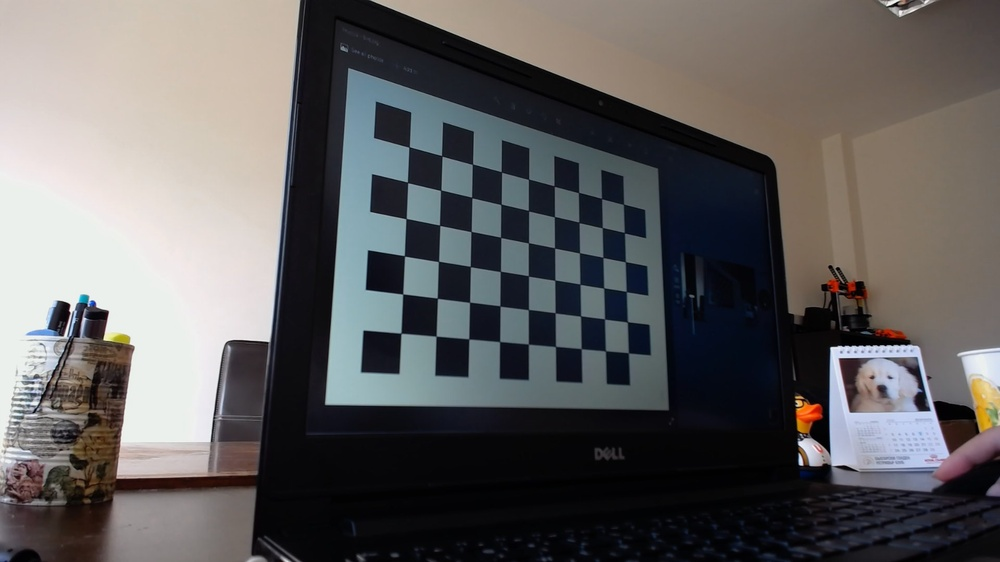
#> input picture data/9x6/Logitech/image.jpg, 1000 x 562 px, shrunk from 1920 x 1080 before the run; its folder holds only this picture in this run
$ python calibratingcamera.py   (older library calls are emulated)
#> lines starting #> are read from the running program, lines starting #| are printed output that depends on the picture
from __future__ import print_function, division
import os
import glob
import sys, argparse
import pprint
import numpy as np
import cv2
from scipy import optimize as opt
import matplotlib.pyplot as plt

'''
python 2 -> xrange
python 3 -> range
'''

xrange = range

np.set_printoptions(suppress=True)
puts = pprint.pprint

DATA_DIR = "../data/9x6/Logitech/"
#DATA_DIR = "../data/8x5/"
DEBUG_DIR = "../data/debug_9x6/Logitech/"
#DEBUG_DIR = "../data/debug_8x5/"
PATTERN_SIZE = (9, 6)
#PATTERN_SIZE = (8, 5)
SQUARE_SIZE = 1.0 #

def show_image(string, image):
    cv2.imshow(string, image)
    cv2.waitKey()

    #hqdefault.jpg, imageto.jpg,

def get_camera_images():
    images = [each for each in glob.glob(DATA_DIR + "*.jpg")]
    #images = [each for each in glob.glob(DATA_DIR + "image41.jpg")]
    images = sorted(images)
    for each in images:
        yield (each, cv2.imread(each, 0))
    # yield [(each, cv2.imread(each, 0)) for each in images]

def getChessboardCorners(images = None, visualize=False):
    objp = np.zeros((PATTERN_SIZE[1]*PATTERN_SIZE[0], 3), dtype=np.float64)
    # objp[:,:2] = np.mgrid[0:PATTERN_SIZE[1], 0:PATTERN_SIZE[0]].T.reshape(-1, 2)
    objp[:, :2] = np.indices(PATTERN_SIZE).T.reshape(-1, 2)
    objp *= SQUARE_SIZE

    chessboard_corners = []
    image_points = []
    object_points = []
    correspondences = []
    ctr=0

    for (path, each) in get_camera_images(): #images:
        print("Processing Image : ", path)
        ret, corners = cv2.findChessboardCorners(each, patternSize=PATTERN_SIZE)
        if ret:
            print ("Chessboard Detected ")
            corners = corners.reshape(-1, 2)
            # corners = corners.astype(np.int)
            # corners = corners.astype(np.float64)
            if corners.shape[0] == objp.shape[0] :
                # print(objp[:,:-1].shape)
                image_points.append(corners)
                object_points.append(objp[:,:-1]) #append only World_X, World_Y. Because World_Z is ZERO. Just a simple modification for get_normalization_matrix
                assert corners.shape == objp[:, :-1].shape, "mismatch shape corners and objp[:,:-1]"
                correspondences.append([corners.astype(np.int), objp[:, :-1].astype(np.int)])
            if visualize:
                # Draw and display the corners
                ec = cv2.cvtColor(each, cv2.COLOR_GRAY2BGR)
                cv2.drawChessboardCorners(ec, PATTERN_SIZE, corners, ret)
                cv2.imwrite(DEBUG_DIR + str(ctr)+".png", ec)
                # show_image("mgri", ec)
        else:
            print ("Error in detection points", ctr)

        ctr+=1

    # sys.exit(1)
    return correspondences

def normalize_points(chessboard_correspondences):
    views = len(chessboard_correspondences)

    def get_normalization_matrix(pts, name="A"):
        pts = pts.astype(np.float64)
        x_mean, y_mean = np.mean(pts, axis=0)
        var_x, var_y = np.var(pts, axis=0)

        s_x , s_y = np.sqrt(2/var_x), np.sqrt(2/var_y)

        print("Matrix: {4} : meanx {0}, meany {1}, varx {2}, vary {3}, sx {5}, sy {6} ".format(x_mean, y_mean, var_x, var_y, name, s_x, s_y))

        n = np.array([[s_x, 0, -s_x*x_mean], [0, s_y, -s_y*y_mean], [0, 0, 1]])
        # print(n)

        n_inv = np.array([ [1./s_x ,  0 , x_mean], [0, 1./s_y, y_mean] , [0, 0, 1] ])
        return n.astype(np.float64), n_inv.astype(np.float64)


    ret_correspondences = []
    for i in xrange(views):
        imp, objp = chessboard_correspondences[i]
        N_x, N_x_inv = get_normalization_matrix(objp, "A")
        N_u, N_u_inv = get_normalization_matrix(imp, "B")
        # [5 lines of commented-out code are left out]
        hom_imp = np.array([ [[each[0]], [each[1]], [1.0]] for each in imp])
        hom_objp = np.array([ [[each[0]], [each[1]], [1.0]] for each in objp])


        normalized_hom_imp = hom_imp
        normalized_hom_objp = hom_objp

        for i in range(normalized_hom_objp.shape[0]):
            # 54 points. iterate one by onea
            # all points are homogeneous
            n_o = np.matmul(N_x,normalized_hom_objp[i])
            normalized_hom_objp[i] = n_o/n_o[-1]

            n_u = np.matmul(N_u,normalized_hom_imp[i])
            normalized_hom_imp[i] = n_u/n_u[-1]

        normalized_objp = normalized_hom_objp.reshape(normalized_hom_objp.shape[0], normalized_hom_objp.shape[1])
        normalized_imp = normalized_hom_imp.reshape(normalized_hom_imp.shape[0], normalized_hom_imp.shape[1])

        normalized_objp = normalized_objp[:,:-1]
        normalized_imp = normalized_imp[:,:-1]

        # print(normalized_imp)
        ret_correspondences.append((imp, objp, normalized_imp, normalized_objp, N_u, N_x, N_u_inv, N_x_inv))

    return ret_correspondences

def compute_view_based_homography(correspondence, reproj = False):
    """
    correspondence = (imp, objp, normalized_imp, normalized_objp, N_u, N_x, N_u_inv, N_x_inv)
    """
    image_points = correspondence[0]
    object_points = correspondence[1]
    normalized_image_points = correspondence[2]
    normalized_object_points = correspondence[3]
    N_u = correspondence[4]
    N_x = correspondence[5]
    N_u_inv = correspondence[6]
    N_x_inv = correspondence[7]

    N = len(image_points)
    print("Number of points in current view : ", N)

    M = np.zeros((2*N, 9), dtype=np.float64)
    print("Shape of Matrix M : ", M.shape)

    print("N_model\n", N_x)
    print("N_observed\n", N_u)

    # create row wise allotment for each 0-2i rows
    # that means 2 rows..
    for i in xrange(N):
        X, Y = normalized_object_points[i] #A
        u, v = normalized_image_points[i] #B

        row_1 = np.array([ -X, -Y, -1, 0, 0, 0, X*u, Y*u, u])
        row_2 = np.array([ 0, 0, 0, -X, -Y, -1, X*v, Y*v, v])
        M[2*i] = row_1
        M[(2*i) + 1] = row_2

        print ("p_model {0} \t p_obs {1}".format((X, Y), (u, v)))

    # M.h  = 0 . solve system of linear equations using SVD
    u, s, vh = np.linalg.svd(M)
    print("Computing SVD of M")
    # [4 lines of commented-out code are left out]

    h_norm = vh[np.argmin(s)]
    h_norm = h_norm.reshape(3, 3)
    # print("Normalized Homography Matrix : \n" , h_norm)
    print(N_u_inv)
    print(N_x)
    # h = h_norm
    h = np.matmul(np.matmul(N_u_inv,h_norm), N_x)

    # if abs(h[2, 2]) > 10e-8:
    h = h[:,:]/h[2, 2]

    print("Homography for View : \n", h )

    if reproj:
        reproj_error = 0
        for i in range(len(image_points)):
            t1 = np.array([[object_points[i][0]], [object_points[i][1]], [1.0]])
            t = np.matmul(h, t1).reshape(1, 3)
            t = t/t[0][-1]
            formatstring = "Imp {0} | ObjP {1} | Tx {2}".format(image_points[i], object_points[i], t)
            print(formatstring)
            reproj_error += np.sum(np.abs(image_points[i] - t[0][:-1]))
        reproj_error = np.sqrt(reproj_error/N)/100.0
        print("Reprojection error : ", reproj_error)

    return h

def minimizer_func(initial_guess, X, Y, h, N):
    # X : normalized object points flattened
    # Y : normalized image points flattened
    # h : homography flattened
    # N : number of points
    #
    x_j = X.reshape(N, 2)
    # Y = Y.reshape(N, 2)
    # h = h.reshape(3, 3)
    projected = [0 for i in xrange(2*N)]
    for j in range(N):
        x, y = x_j[j]
        w = h[6]*x + h[7]*y + h[8]
        # pts = np.matmul(np.array([ [h[0], h[1], h[2]] , [h[3], h[4], h[5]]]), np.array([ [x] , [y] , [1.]]))
        # pts = pts/float(w)
        # u, v = pts[0][0], pts[1][0]
        projected[2*j] = (h[0] * x + h[1] * y + h[2]) / w
        projected[2*j + 1] = (h[3] * x + h[4] * y + h[5]) / w

    # return projected
    return (np.abs(projected - Y))**2

def jac_function(initial_guess, X, Y, h, N):
    x_j = X.reshape(N, 2)
    jacobian = np.zeros( (2*N, 9) , np.float64)
    for j in range(N):
        x, y = x_j[j]
        sx = np.float64(h[0]*x + h[1]*y + h[2])
        sy = np.float64(h[3]*x + h[4]*y + h[5])
        w = np.float64(h[6]*x + h[7]*y + h[8])
        jacobian[2*j] = np.array([x/w, y/w, 1/w, 0, 0, 0, -sx*x/w**2, -sx*y/w**2, -sx/w**2])
        jacobian[2*j + 1] = np.array([0, 0, 0, x/w, y/w, 1/w, -sy*x/w**2, -sy*y/w**2, -sy/w**2])

    return jacobian

def refine_homographies(H, correspondences, skip=False):
    if skip:
        return H

    image_points = correspondence[0]
    object_points = correspondence[1]
    normalized_image_points = correspondence[2]
    normalized_object_points = correspondence[3]
    N_u = correspondence[4]
    N_x = correspondence[5]
    N_u_inv = correspondence[6]
    N_x_inv = correspondence[7]

    N = normalized_object_points.shape[0]
    X = object_points.flatten()
    Y = image_points.flatten()
    h = H.flatten()
    h_prime = opt.least_squares(fun=minimizer_func, x0=h, jac=jac_function, method="lm" , args=[X, Y, h, N], verbose=0)

    if h_prime.success:
        H =  h_prime.x.reshape(3, 3)
    H = H/H[2, 2]
    return H

def get_intrinsic_parameters(H_r):
    M = len(H_r)
    V = np.zeros((2*M, 6), np.float64)

    def v_pq(p, q, H):
        v = np.array([
                H[0, p]*H[0, q],
                H[0, p]*H[1, q] + H[1, p]*H[0, q],
                H[1, p]*H[1, q],
                H[2, p]*H[0, q] + H[0, p]*H[2, q],
                H[2, p]*H[1, q] + H[1, p]*H[2, q],
                H[2, p]*H[2, q]
            ])
        return v

    for i in range(M):
        H = H_r[i]
        V[2*i] = v_pq(p=0, q=1, H=H)
        V[2*i + 1] = np.subtract(v_pq(p=0, q=0, H=H), v_pq(p=1, q=1, H=H))

    # solve V.b = 0
    u, s, vh = np.linalg.svd(V)
    # print(u, "\n", s, "\n", vh)
    b = vh[np.argmin(s)]
    print("V.b = 0 Solution : ", b.shape)

    # according to zhangs method
    vc = (b[1]*b[3] - b[0]*b[4])/(b[0]*b[2] - b[1]**2)
    l = b[5] - (b[3]**2 + vc*(b[1]*b[2] - b[0]*b[4]))/b[0]
    alpha = np.sqrt((l/b[0]))
    beta = np.sqrt(((l*b[0])/(b[0]*b[2] - b[1]**2)))
    gamma = -1*((b[1])*(alpha**2) *(beta/l))
    uc = (gamma*vc/beta) - (b[3]*(alpha**2)/l)

    print([vc,
            l,
            alpha,
            beta,
            gamma,
        uc])

    A = np.array([
            [alpha, gamma, uc],
            [0, beta, vc],
            [0, 0, 1.0],
        ])
    print("Intrinsic Camera Matrix is :")
    print(A)
    return A

# images = get_camera_images()
chessboard_correspondences = getChessboardCorners(images=None, visualize = True)
#> in getChessboardCorners, `ret, corners = cv2.findChessboardCorners(each, patternSize=PATTERN_SIZE)`: ret = True; corners = 54 rows, first 8: [409, 146.9], [441.6, 155.5], [472.5, 164.1], [501.5, 171.9], [528.3, 179.2], [554.1, 186], [578.6, 192.6], [601.5, 198.5]
#> in getChessboardCorners, `ret, corners = cv2.findChessboardCorners(each, patternSize=PATTERN_SIZE)`:
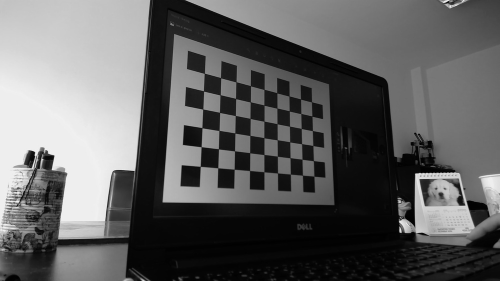
#> each: shape (562, 1000) (shown at 1/2 size); min 0, max 251, mean 96.5
#> in getChessboardCorners, `corners = corners.reshape(-1, 2)`: corners = 54 pairs, first value 401 to 628.4, second value 146.9 to 353
#> in getChessboardCorners, `cv2.drawChessboardCorners(ec, PATTERN_SIZE, corners, ret)`:
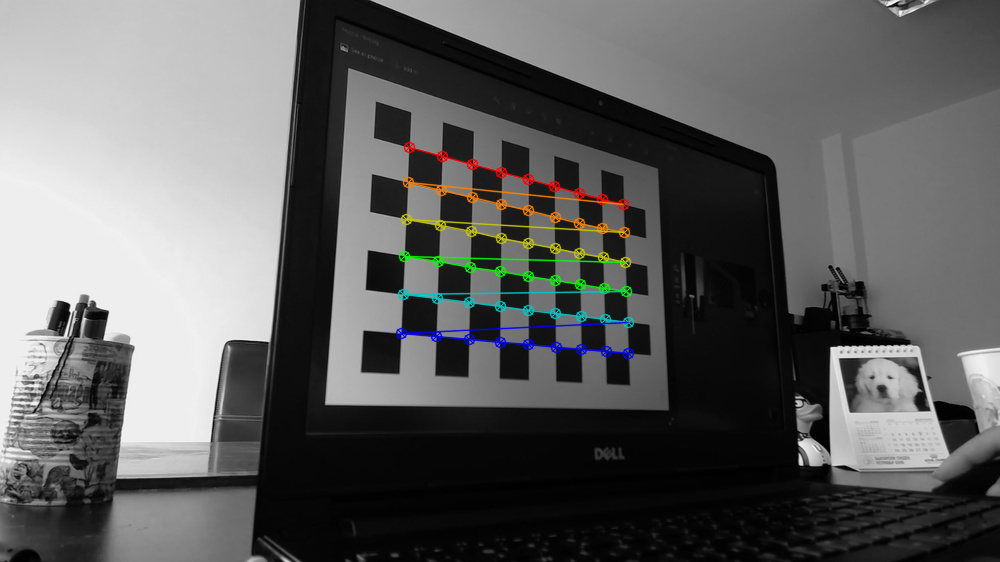
#> ec: shape (562, 1000, 3); mean B, G, R 96.6, 97.2, 96.9
#> chessboard_correspondences = 1 item
chessboard_correspondences_normalized = normalize_points(chessboard_correspondences)
#> in normalize_points, `views = len(chessboard_correspondences)`: views = 1
#> the loop in normalize_points, `for i in xrange(views):` made 1 pass
#> (N_x, N_x_inv) on pass 1: ([[0.548, 0, -2.19], [0, 0.828, -2.07], [0, 0, 1]], [[1.83, 0, 4], [0, 1.21, 2.5], [0, 0, 1]])
#> (printed output is left out)
#> after the loop in normalize_points, `for i in xrange(views):`: ret_correspondences = 1 item
#> chessboard_correspondences_normalized = 1 item

print("M = ", len(chessboard_correspondences_normalized), " view images")
#| M =  1  view images
print("N = ", len(chessboard_correspondences_normalized[0][0]),  " points per image")
#| N =  54  points per image

H = []
for correspondence in chessboard_correspondences_normalized:
    H.append(compute_view_based_homography(correspondence, reproj=0))
#> this loop made 1 pass
#> (N_u in compute_view_based_homography, N_x in compute_view_based_homography, N_u_inv in compute_view_based_homography, N_x_inv in compute_view_based_homography, N in compute_view_based_homography) on pass 1: ([[0.0199, 0, -10.39], [0, 0.0243, -6.28], [0, 0, 1]], [[0.548, 0, -2.19], [0, 0.828, -2.07], [0, 0, 1]], [[50.32, 0, 522.6], [0, 41.19, 258.9], [0, 0, 1]], [[1.83, 0, 4], [0, 1.21, 2.5], [0, 0, 1]], 54)
#> (printed output is left out)
#> pass 1, in compute_view_based_homography, `u, s, vh = np.linalg.svd(M)`:
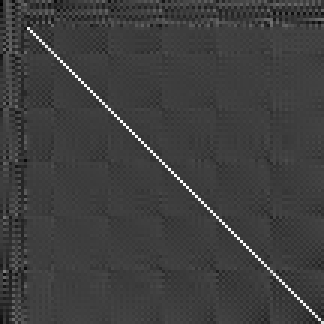
#> u: shape (108, 108) float64 (shown 3 times larger); min -0.319, max 0.975, mean -0.00136; drawn with min black and max white
#> after the loop, H = [[[47.03, -6.48, 408.5], [13.71, 33.16, 146.7], [0.0324, -0.0122, 1]]]

H_r = []
for i in range(len(H)):
    h_opt = refine_homographies(H[i], chessboard_correspondences_normalized[i], skip=False)
    H_r.append(h_opt)
#> after the loop, H_r has the same summary as H

A = get_intrinsic_parameters(H_r)
#> in get_intrinsic_parameters, `M = len(H_r)`: M = 1
#> the loop in get_intrinsic_parameters, `for i in range(M):` made 1 pass
#> after the loop in get_intrinsic_parameters, `for i in range(M):`: V = [[-304.5, 1470.6, 454.5, -0.783, 0.908, -0.000395], [2170.1, 1718.9, -911.3, 2.89, 1.7, 0.000904]]
#> in get_intrinsic_parameters, `u, s, vh = np.linalg.svd(V)`: u = [[0.223, 0.975], [0.975, -0.223]]; s = [2970.8, 1459.6]; vh = [[0.689, 0.674, -0.265, 0.000891, 0.000625, 2.67e-07], [-0.534, 0.72, 0.443, -0.000964, 0.000348, -4.02e-07], [0.489, -0.163, 0.857, 0.0003, -0.000144, 1.29e-07], [-0.00128, 0.000143, 0.000406, 1, 2.57e-07, -3.7e-10], [-0.000175, -0.000696, 0.000135, -4.35e-07, 1, -1.35e-10], [-4.62e-07, 1.31e-07, 1.38e-07, -2.94e-10, 1.26e-10, 1]]
#> in get_intrinsic_parameters, `b = vh[np.argmin(s)]`: b = [-0.534, 0.72, 0.443, -0.000964, 0.000348, -4.02e-07]
#> in get_intrinsic_parameters, `vc = (b[1]*b[3] - b[0]*b[4])/(b[0]*b[2] - b[1]**2)`: vc = 0.000674
#> in get_intrinsic_parameters, `l = b[5] - (b[3]**2 + vc*(b[1]*b[2] - b[0]*b[4]))/b[0]`: l = 0.000403
#> in get_intrinsic_parameters, `alpha = np.sqrt((l/b[0]))`: alpha = nan
#> in get_intrinsic_parameters, `beta = np.sqrt(((l*b[0])/(b[0]*b[2] - b[1]**2)))`: beta = 0.0169
#> in get_intrinsic_parameters, `gamma = -1*((b[1])*(alpha**2) *(beta/l))`: gamma = nan
#> in get_intrinsic_parameters, `A = np.array([ [alpha, gamma, uc], [0, beta, vc], [0, 0, 1.0], ])`: A = [[nan, nan, nan], [0, 0.0169, 0.000674], [0, 0, 1]]


cv2.destroyAllWindows()

$ run again, on data/9x6/Logitech/image12.jpg
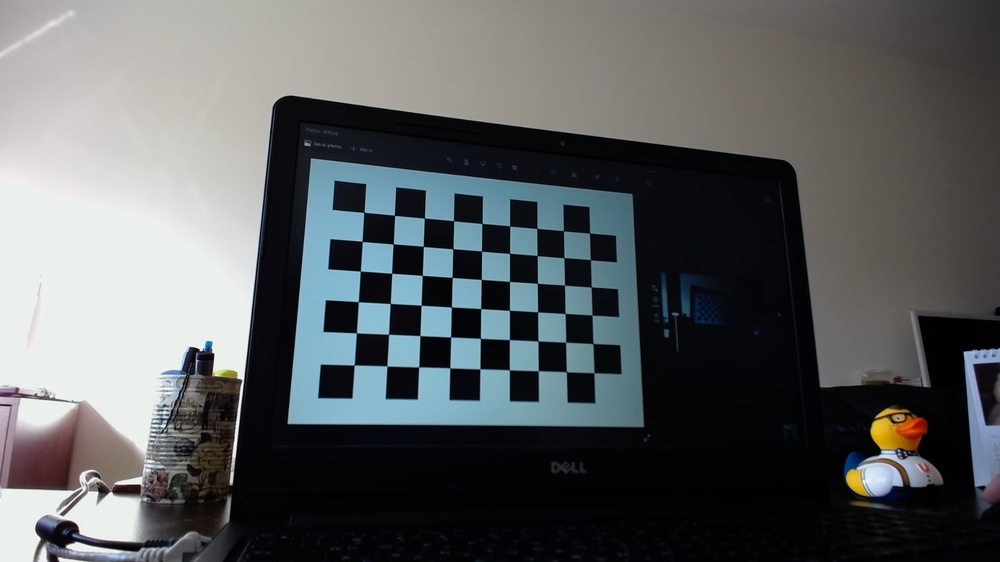
#> input picture data/9x6/Logitech/image12.jpg, 1000 x 562 px, shrunk from 1920 x 1080 before the run
#> in getChessboardCorners, `ret, corners = cv2.findChessboardCorners(each, patternSize=PATTERN_SIZE)`: ret = True; corners = 54 rows, first 8: [363.8, 212.4], [394.4, 215.3], [424.3, 218.1], [453.7, 220.7], [482.1, 223.5], [509.8, 226], [537, 228.5], [563.6, 230.8]
#> in getChessboardCorners, `corners = corners.reshape(-1, 2)`: corners = 54 pairs, first value 354.2 to 593.7, second value 212.4 to 372.8
#> in getChessboardCorners, `cv2.drawChessboardCorners(ec, PATTERN_SIZE, corners, ret)`:
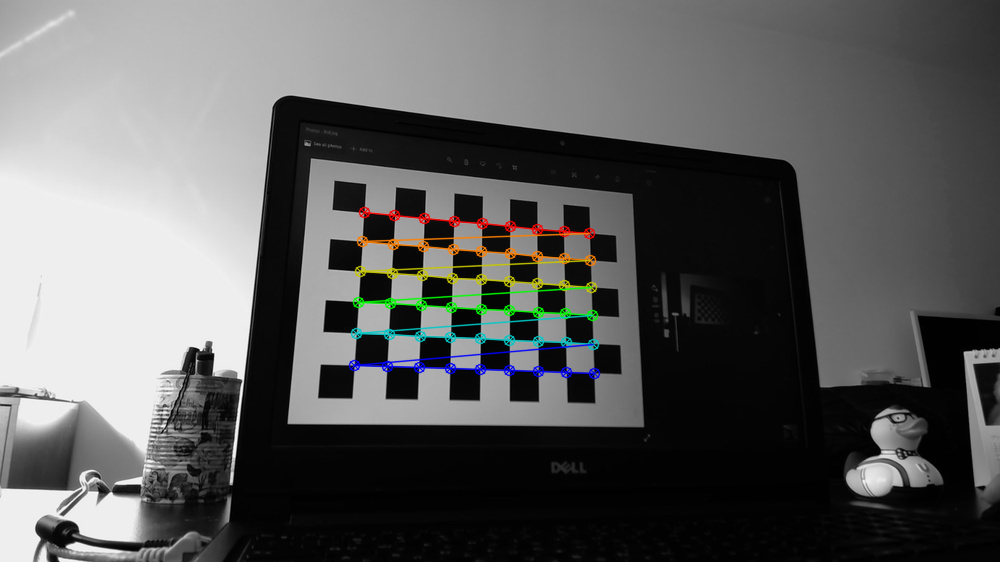
#> ec: shape (562, 1000, 3); mean B, G, R 93.8, 94.4, 94.1
#> chessboard_correspondences = 1 item
#> views = 1
#> the loop in normalize_points, `for i in xrange(views):` made 1 pass
#> (N_x, N_x_inv) on pass 1: ([[0.548, 0, -2.19], [0, 0.828, -2.07], [0, 0, 1]], [[1.83, 0, 4], [0, 1.21, 2.5], [0, 0, 1]])
#> (printed output is left out)
#> after the loop in normalize_points, `for i in xrange(views):`: ret_correspondences = 1 item
#| M =  1  view images
#| N =  54  points per image
#> the loop `for correspondence in chessboard_correspondences_normalized:` made 1 pass
#> (N_u in compute_view_based_homography, N_x in compute_view_based_homography, N_u_inv in compute_view_based_homography, N_x_inv in compute_view_based_homography, N in compute_view_based_homography, s in compute_view_based_homography) on pass 1: ([[0.0189, 0, -9.02], [0, 0.0283, -8.33], [0, 0, 1]], [[0.548, 0, -2.19], [0, 0.828, -2.07], [0, 0, 1]], [[53, 0, 478.2], [0, 35.34, 294.3], [0, 0, 1]], [[1.83, 0, 4], [0, 1.21, 2.5], [0, 0, 1]], 54, [25.5, 24.13, 17.96, 10.39, 10.39, 10.39, 5.8, 5.73, 0.0453])
#> (printed output is left out)
#> pass 1, in compute_view_based_homography, `u, s, vh = np.linalg.svd(M)`:
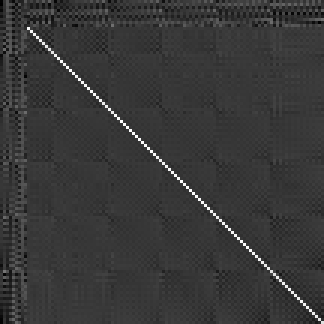
#> u: shape (108, 108) float64 (shown 3 times larger); min -0.277, max 0.975, mean -9.34e-06; drawn with min black and max white
#> after the loop `for correspondence in chessboard_correspondences_normalized:`: H = [[[35.35, -6.25, 363.7], [5.42, 26.06, 212.1], [0.0122, -0.0121, 1]]]
#> the loop `for i in range(len(H)):` made 1 pass
#> (N_u in refine_homographies, N_x in refine_homographies, N_u_inv in refine_homographies, N_x_inv in refine_homographies, N in refine_homographies) on pass 1: ([[0.0189, 0, -9.02], [0, 0.0283, -8.33], [0, 0, 1]], [[0.548, 0, -2.19], [0, 0.828, -2.07], [0, 0, 1]], [[53, 0, 478.2], [0, 35.34, 294.3], [0, 0, 1]], [[1.83, 0, 4], [0, 1.21, 2.5], [0, 0, 1]], 54)
#> after the loop `for i in range(len(H)):`: H_r has the same summary as H
#> M = 1
#> the loop in get_intrinsic_parameters, `for i in range(M):` made 1 pass
#> after the loop in get_intrinsic_parameters, `for i in range(M):`: V = [[-220.8, 887.3, 141.3, -0.505, 0.252, -0.000148], [1210.9, 708.9, -649.6, 0.712, 0.764, 2.08e-06]]
#> in get_intrinsic_parameters, `u, s, vh = np.linalg.svd(V)`: u = [[0.168, 0.986], [0.986, -0.168]]; s = [1561, 900]; vh = [[0.741, 0.543, -0.395, 0.000395, 0.00051, -1.46e-08], [-0.468, 0.839, 0.276, -0.000686, 0.000134, -1.63e-07], [0.482, -0.0197, 0.876, 0.000249, 1.01e-05, 4.82e-08], [-0.000734, 0.000366, 0.000127, 1, 9.51e-08, -8.68e-11], [-0.00032, -0.000389, 0.000156, -2.07e-07, 1, -1.61e-11], [-8.85e-08, 1.45e-07, -3.11e-09, -3.09e-11, 4.47e-11, 1]]
#> b = [-0.468, 0.839, 0.276, -0.000686, 0.000134, -1.63e-07]
#> vc = 0.000616
#> l = 0.000306
#> alpha = nan
#> beta = 0.0131
#> gamma = nan
#> in get_intrinsic_parameters, `A = np.array([ [alpha, gamma, uc], [0, beta, vc], [0, 0, 1.0], ])`: A = [[nan, nan, nan], [0, 0.0131, 0.000616], [0, 0, 1]]
